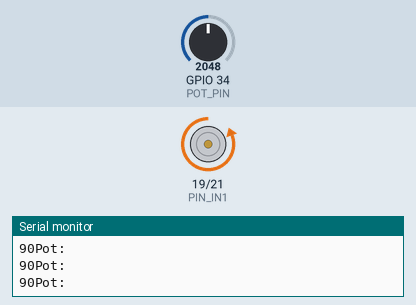
Recording of a sketch running on a simulated ESP32. Shown: motor-driver pin pairs drawn as motors (green arrow = first pin HIGH = forward, orange = second pin HIGH = backward, longer = more drive), the last lines printed to the serial monitor. The test bench sets the inputs (shaded band); at power-on: GPIO 34 (POT_PIN) = 2048.

Above: at 1.2 s.
1.3 s: GPIO 34 (POT_PIN) set to 3145
4.3 s: GPIO 34 (POT_PIN) set to 3235
At 4.9 s:
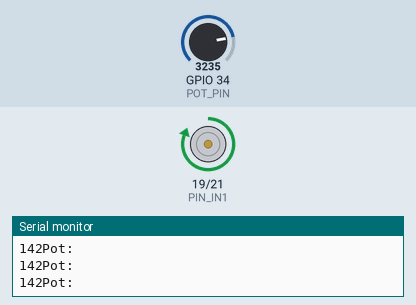
5.9 s: GPIO 34 (POT_PIN) set to 3052
7.4 s: GPIO 34 (POT_PIN) set to 2920
At 8.5 s:
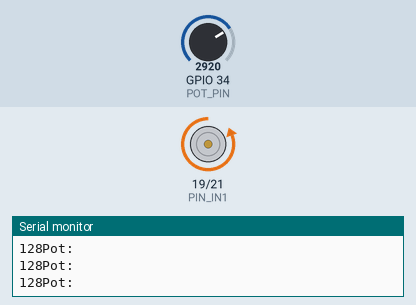
8.9 s: GPIO 34 (POT_PIN) set to 3603
At 9.8 s:
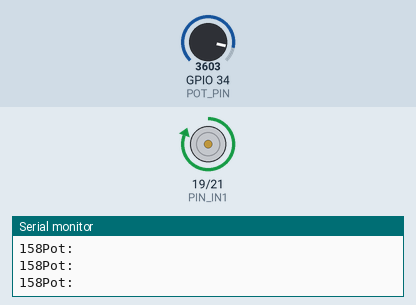
Timing chart, 0 to 11.5 s (numbered marks = the images above; inputs shaded):
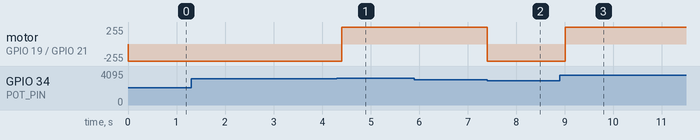

The sketch:

position_sensor.ino
```cpp
// L293D connections
#define PIN_EN 18 // Enable pin (motor speed control)
#define PIN_IN1 19 // Motor input 1
#define PIN_IN2 21 // Motor input 2
#define POT_PIN 34 // ADC

int potValue = 0;
int mappedValue = 0;
int targetPos = -1;
const int deadband = 300;
bool goingDown = true;

const int freq = 500;
const int res = 8;


void setup() {

Serial.begin(115200);


ledcAttach(PIN_IN1, freq, res);
ledcAttach(PIN_IN2, freq, res);


}

void loop() {


// read pot
potValue = analogRead(POT_PIN);
mappedValue = map(potValue, 0, 4095, 0, 180);


if(mappedValue >= 140) { // middle

ledcWrite(PIN_IN1, 255);
ledcWrite(PIN_IN2, 0);

}
else if ( mappedValue <= 130){ // closed

ledcWrite(PIN_IN1, 0);
ledcWrite(PIN_IN2, 255);

}

Serial.println("Pot: ");
Serial.print(mappedValue);


delay(200);


}
```

Measured:
- the behaviour switches between 3184 and 3185 on GPIO 34 (POT_PIN) (found by bisection; images 0 and 1)
- the behaviour switches between 2981 and 2980 on GPIO 34 (POT_PIN) (found by bisection; images 1 and 2)
- after the input at 4.3 s, motor on GPIO 19 (PIN_IN1) / GPIO 21 (PIN_IN2): backward 255/255 → forward 255/255 after 0.10 s
- after the input at 7.4 s, motor on GPIO 19 (PIN_IN1) / GPIO 21 (PIN_IN2): forward 255/255 → backward 255/255 at once
- after the input at 8.9 s, motor on GPIO 19 (PIN_IN1) / GPIO 21 (PIN_IN2): backward 255/255 → forward 255/255 after 0.11 s
